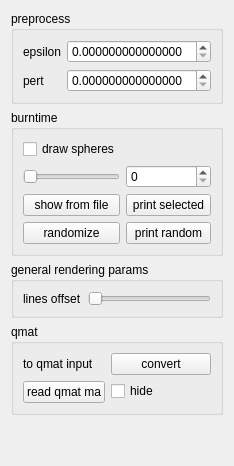
       <widget class="QWidget" name="MiscTab">
        <property name="toolTip">
         <string>debug related stuff</string>
        </property>
        <attribute name="title">
         <string>Misc</string>
        </attribute>
        <layout class="QGridLayout" name="gridLayout_31">
         <item row="4" column="0">
          <spacer name="verticalSpacer_2">
           <property name="orientation">
            <enum>Qt::Vertical</enum>
           </property>
           <property name="sizeHint" stdset="0">
            <size>
             <width>20</width>
             <height>40</height>
            </size>
           </property>
          </spacer>
         </item>
         <item row="0" column="0">
          <widget class="QGroupBox" name="preprocessGroup">
           <property name="maximumSize">
            <size>
             <width>1000</width>
             <height>16777215</height>
            </size>
           </property>
           <property name="title">
            <string>preprocess</string>
           </property>
           <layout class="QGridLayout" name="gridLayout">
            <item row="0" column="0">
             <widget class="QLabel" name="label_2">
              <property name="toolTip">
               <string>closeness for 2 vts to be for them to be considered &quot;same&quot;</string>
              </property>
              <property name="text">
               <string>epsilon</string>
              </property>
             </widget>
            </item>
            <item row="4" column="1">
             <widget class="QDoubleSpinBox" name="pertSpin">
              <property name="decimals">
               <number>15</number>
              </property>
             </widget>
            </item>
            <item row="4" column="0">
             <widget class="QLabel" name="label">
              <property name="toolTip">
               <string>perturbation applied to &quot;same&quot; points</string>
              </property>
              <property name="text">
               <string>pert</string>
              </property>
             </widget>
            </item>
            <item row="0" column="1">
             <widget class="QDoubleSpinBox" name="epsilonSpin">
              <property name="decimals">
               <number>15</number>
              </property>
             </widget>
            </item>
           </layout>
          </widget>
         </item>
         <item row="1" column="0">
          <widget class="QGroupBox" name="miscBurntimeGroup">
           <property name="title">
            <string>burntime</string>
           </property>
           <layout class="QGridLayout" name="gridLayout_28">
            <item row="2" column="0">
             <widget class="QPushButton" name="visSphereFromFileBtn">
              <property name="text">
               <string>show from file</string>
              </property>
             </widget>
            </item>
            <item row="1" column="1">
             <widget class="QSpinBox" name="visSphereSpin"/>
            </item>
            <item row="4" column="0">
             <widget class="QPushButton" name="randBTBtn">
              <property name="text">
               <string>randomize</string>
              </property>
             </widget>
            </item>
            <item row="4" column="1">
             <widget class="QPushButton" name="printBTBtn">
              <property name="text">
               <string>print random</string>
              </property>
             </widget>
            </item>
            <item row="1" column="0">
             <widget class="QSlider" name="visSphereSlider">
              <property name="sizePolicy">
               <sizepolicy hsizetype="Minimum" vsizetype="Fixed">
                <horstretch>0</horstretch>
                <verstretch>0</verstretch>
               </sizepolicy>
              </property>
              <property name="orientation">
               <enum>Qt::Horizontal</enum>
              </property>
             </widget>
            </item>
            <item row="0" column="0">
             <widget class="QCheckBox" name="showSphereBox">
              <property name="text">
               <string>draw spheres</string>
              </property>
             </widget>
            </item>
            <item row="2" column="1">
             <widget class="QPushButton" name="printSelectVertInfoBtn">
              <property name="text">
               <string>print selected</string>
              </property>
             </widget>
            </item>
           </layout>
          </widget>
         </item>
         <item row="2" column="0">
          <widget class="QGroupBox" name="renderParamGroup">
           <property name="sizePolicy">
            <sizepolicy hsizetype="Preferred" vsizetype="Minimum">
             <horstretch>0</horstretch>
             <verstretch>0</verstretch>
            </sizepolicy>
           </property>
           <property name="title">
            <string>general rendering params</string>
           </property>
           <layout class="QFormLayout" name="formLayout_3">
            <item row="1" column="0">
             <widget class="QLabel" name="label_3">
              <property name="text">
               <string>lines offset</string>
              </property>
             </widget>
            </item>
            <item row="1" column="1">
             <widget class="QSlider" name="linesRenderOffsetSlider">
              <property name="maximum">
               <number>1000000</number>
              </property>
              <property name="orientation">
               <enum>Qt::Horizontal</enum>
              </property>
             </widget>
            </item>
           </layout>
          </widget>
         </item>
         <item row="3" column="0">
          <widget class="QGroupBox" name="qmatGroup">
           <property name="sizePolicy">
            <sizepolicy hsizetype="Preferred" vsizetype="Expanding">
             <horstretch>0</horstretch>
             <verstretch>0</verstretch>
            </sizepolicy>
           </property>
           <property name="title">
            <string>qmat</string>
           </property>
           <layout class="QFormLayout" name="formLayout_4">
            <item row="0" column="0">
             <widget class="QLabel" name="label_9">
              <property name="sizePolicy">
               <sizepolicy hsizetype="Expanding" vsizetype="Preferred">
                <horstretch>0</horstretch>
                <verstretch>0</verstretch>
               </sizepolicy>
              </property>
              <property name="text">
               <string>to qmat input</string>
              </property>
             </widget>
            </item>
            <item row="0" column="1">
             <widget class="QPushButton" name="outputWenpingBtn">
              <property name="sizePolicy">
               <sizepolicy hsizetype="Expanding" vsizetype="Fixed">
                <horstretch>0</horstretch>
                <verstretch>0</verstretch>
               </sizepolicy>
              </property>
              <property name="text">
               <string>convert</string>
              </property>
             </widget>
            </item>
            <item row="1" column="0">
             <widget class="QPushButton" name="readQMatMA">
              <property name="sizePolicy">
               <sizepolicy hsizetype="Expanding" vsizetype="Fixed">
                <horstretch>0</horstretch>
                <verstretch>0</verstretch>
               </sizepolicy>
              </property>
              <property name="text">
               <string>read qmat ma</string>
              </property>
             </widget>
            </item>
            <item row="1" column="1">
             <widget class="QCheckBox" name="hideQMatBox">
              <property name="sizePolicy">
               <sizepolicy hsizetype="Expanding" vsizetype="Fixed">
                <horstretch>0</horstretch>
                <verstretch>0</verstretch>
               </sizepolicy>
              </property>
              <property name="text">
               <string>hide</string>
              </property>
             </widget>
            </item>
           </layout>
          </widget>
         </item>
        </layout>
       </widget>
